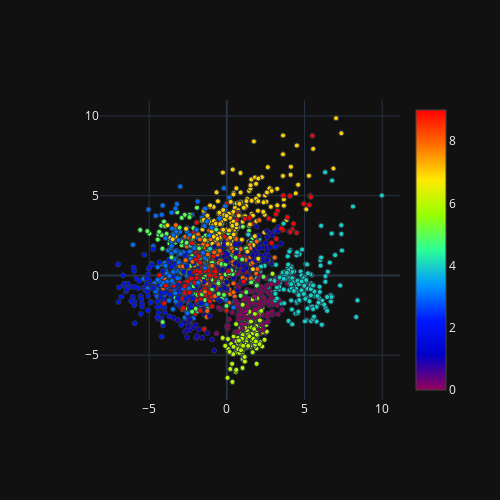

This figure's notebook cell:
### Code cell
x, y = Loaddataset()

## Standardizing the data
x = StandardScaler().fit_transform(x)
# LDA
start = time.time()

# Tip: you can calculate the principalComponents with pca method:
# Please fill in the blanks below
# principalComponents = pass
pca = PCA(n_components=2)
principalComponents = pca.fit_transform(x)

print('Duration: {} seconds'.format(time.time() - start))
principal = pd.DataFrame(data = principalComponents,
                        columns = ['principal component 1', 'principal component 2'])

plot_2d(principalComponents[:, 0],principalComponents[:, 1])

### Figure 1 — Plotly figure (JSON) as saved in the notebook; plotly's stock layout.template omitted (floating-point values rounded to 4 significant figures; data arrays with more than 128 entries replaced by an {"elided": "..."} marker saying what was removed)
{"data": [{"marker": {"color": {"elided": "1797 int values"}, "colorscale": [[0, "rgb(150,0,90)"], [0.125, "rgb(0,0,200)"], [0.25, "rgb(0,25,255)"], [0.375, "rgb(0,152,255)"], [0.5, "rgb(44,255,150)"], [0.625, "rgb(151,255,0)"], [0.75, "rgb(255,234,0)"], [0.875, "rgb(255,111,0)"], [1, "rgb(255,0,0)"]], "line": {"width": 1}, "showscale": true, "size": 5}, "mode": "markers", "type": "scatter", "x": {"elided": "1797 float values"}, "y": {"elided": "1797 float values"}}], "layout": {"height": 500, "margin": {"b": 100, "l": 100, "r": 100, "t": 100}, "width": 500}}
